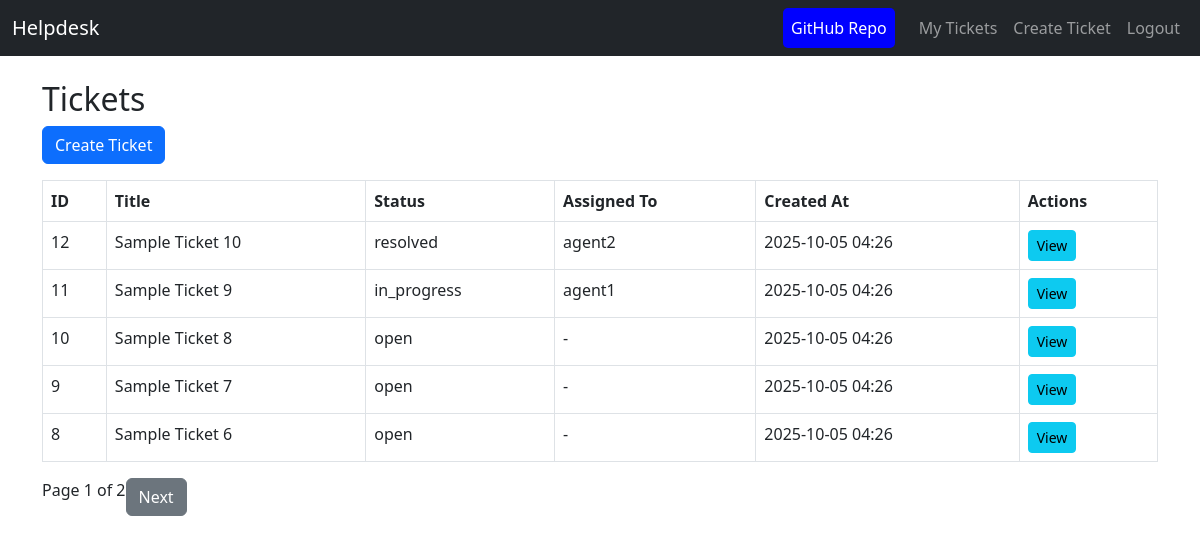
Screenshot of / (signed in) with the database file from the repository.
### tickets/models.py (models this page shows, shortened)
class Ticket(models.Model):
  STATUS_CHOICES = (
    ("open", "Open"),
    ("in_progress", "In Progress"),
    ("resolved", "Resolved"),
    ("closed", "Closed"),
  )
  title = models.CharField(max_length=225)
  description = models.TextField()
  status = models.CharField(max_length=20, choices=STATUS_CHOICES, default="open")
  created_by = models.ForeignKey(User, related_name="created_tickets", on_delete=models.CASCADE)
  assigned_to = models.ForeignKey(
    User, related_name="assigned_tickets", on_delete=models.SET_NULL, null=True, blank=True
  )
  sla_deadline = models.DateTimeField(blank=True, null=True)
  breached = models.BooleanField(default=False)
  version = models.IntegerField(default=1)
  created_at = models.DateTimeField(auto_now_add=True)
  updated_at = models.DateTimeField(auto_now=True)

### accounts/models.py (models this page shows)
class User(AbstractUser):
    ROLE_CHOICES = (
        ("user", "User"),
        ("agent", "Agent"),
        ("admin", "Admin"),
    )
    role = models.CharField(max_length=10, choices=ROLE_CHOICES, default="user")
    objects = UserManager()

### tickets/views_frontend.py (the view)
@login_required
def ticket_list(request):
    tickets_qs = Ticket.objects.filter(created_by=request.user).order_by('-created_at')
    paginator = Paginator(tickets_qs, 5)
    page_number = request.GET.get('page', 1)
    tickets = paginator.get_page(page_number)
    return render(request, 'tickets/ticket_list.html', {'tickets': tickets})

### templates/tickets/ticket_list.html (shortened to what this page needs)
{% extends 'base.html' %}
{% block content %}
<h2>Tickets</h2>
<a href="{% url 'ticket_create' %}" class="btn btn-primary mb-3">Create Ticket</a>
<table class="table table-bordered">
    <thead>
        <tr>
            <th>ID</th>
            <th>Title</th>
            <th>Status</th>
            <th>Assigned To</th>
            <th>Created At</th>
            <th>Actions</th>
        </tr>
    </thead>
    <tbody>
        {% for ticket in tickets %}
        <tr>
            <td>{{ ticket.id }}</td>
            <td>{{ ticket.title }}</td>
            <td>{{ ticket.status }}</td>
            <td>
                {% if ticket.assigned_to %}
                    {{ ticket.assigned_to.username }}
                {% else %}
                    -
                {% endif %}
            </td>
            <td>{{ ticket.created_at|date:"Y-m-d H:i" }}</td>
            <td>
                <a href="{% url 'ticket_detail' ticket.id %}" class="btn btn-sm btn-info">View</a>
            </td>
        </tr>
        {% empty %}
        <tr>
            <td colspan="6">No tickets found.</td>
        </tr>
        {% endfor %}
    </tbody>
</table>
<div class="pagination mt-3">
    <span>Page {{ tickets.number }} of {{ tickets.paginator.num_pages }}</span>
    {% if tickets.has_next %}
        <a href="?page={{ tickets.next_page_number }}" class="btn btn-secondary">Next</a>
    {% endif %}
</div>
{% endblock %}

### rows the page displays
Ticket: id "12", title "Sample Ticket 10", status "resolved", assigned_to.username "agent2", created_at "2025-10-05 04:26"
Ticket: id "11", title "Sample Ticket 9", status "in_progress", assigned_to.username "agent1", created_at "2025-10-05 04:26"
Ticket: id "10", title "Sample Ticket 8", status "open", created_at "2025-10-05 04:26"
Ticket: id "9", title "Sample Ticket 7", status "open", created_at "2025-10-05 04:26"
Ticket: id "8", title "Sample Ticket 6", status "open", created_at "2025-10-05 04:26"

### other values shown
{{ tickets.number }} "1"
{{ tickets.paginator.num_pages }} "2"
